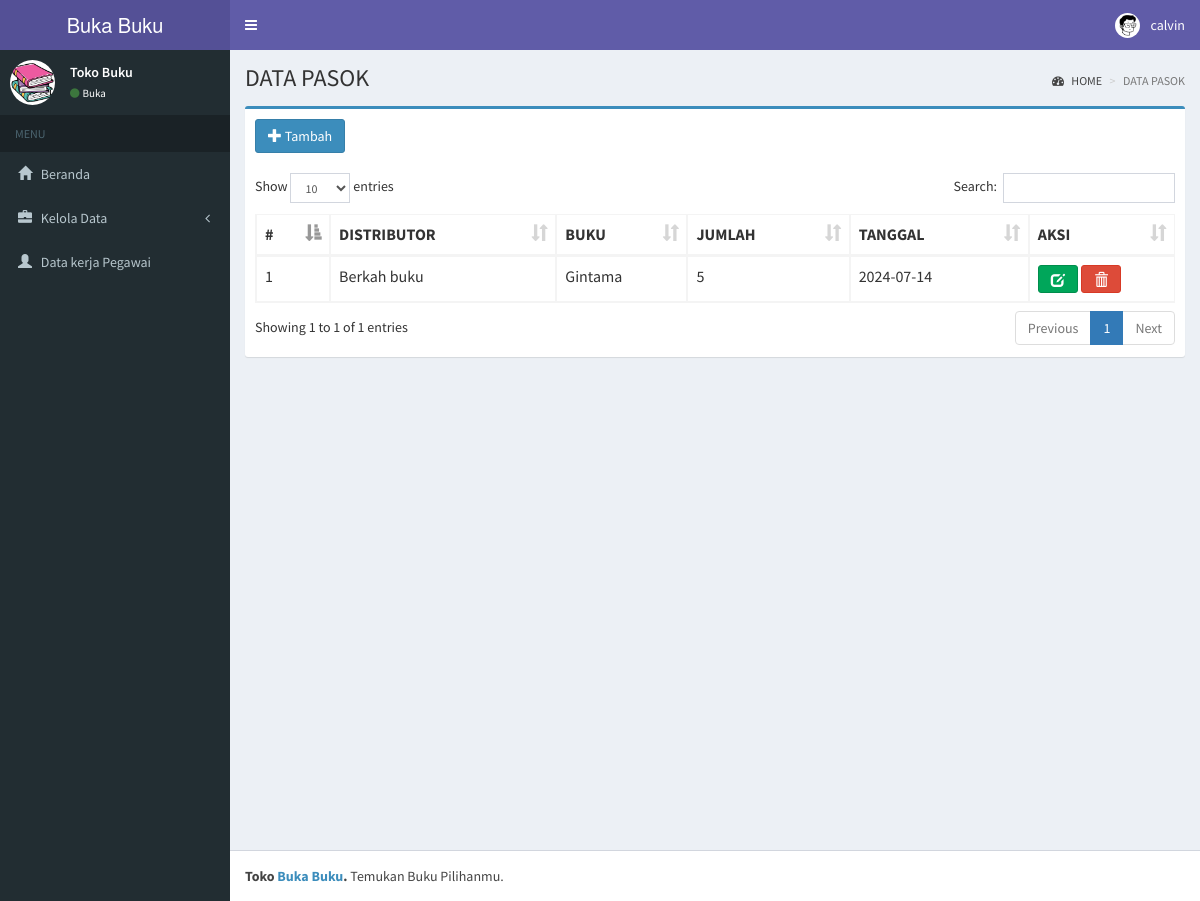
The page /index.php?page=data_pasok (signed in) on the database its author committed.
### tables this page shows
CREATE TABLE `kasir` (
  `id_kasir` int(11) NOT NULL,
  `nama` varchar(100) NOT NULL,
  `alamat` varchar(50) DEFAULT NULL,
  `telepon` int(11) DEFAULT NULL,
  `status` varchar(59) DEFAULT NULL,
  `username` varchar(10) NOT NULL,
  `password` varchar(100) NOT NULL,
  `level` enum('admin','pegawai','','') NOT NULL
);

CREATE TABLE `pasok` (
  `id_pasok` int(11) NOT NULL,
  `id_distributor` int(11) NOT NULL,
  `id_buku` int(11) DEFAULT NULL,
  `jumlah` varchar(50) NOT NULL,
  `tanggal` date NOT NULL
);

CREATE TABLE `distributor` (
  `id_distributor` int(11) NOT NULL,
  `nama_distributor` varchar(100) NOT NULL,
  `alamat` varchar(50) NOT NULL,
  `telepon` varchar(50) NOT NULL
);

CREATE TABLE `buku` (
  `id_buku` int(11) NOT NULL,
  `judul` varchar(50) NOT NULL,
  `noisbn` int(11) NOT NULL,
  `penulis` varchar(50) NOT NULL,
  `penerbit` varchar(50) NOT NULL,
  `tahun` int(11) NOT NULL,
  `stok` int(11) NOT NULL,
  `harga_pokok` int(11) NOT NULL,
  `harga_jual` int(11) NOT NULL,
  `gambar` blob DEFAULT NULL
);

### index.php (the view, shortened to what this page needs)
<?php
include "conf/conn.php";
if (isset($_SESSION['id_kasir']) == 0) {
  echo '<script>alert("Anda Harus Login Terlebih Dahulu !!!");
            window.location.href="pages/login.php"</script>';
} else {
  $id_kasir = $_SESSION['id_kasir'];
  $query = "SELECT nama, level FROM kasir WHERE id_kasir = '$id_kasir'";
  $result = mysqli_query($koneksi, $query);
  if ($result) {
    $user = mysqli_fetch_assoc($result);
    $nama = $user['nama'];
  } else {
    echo "Error fetching data: " . mysqli_error($conn);
  }
?>
  <link rel="stylesheet" href="plugins/datatables/dataTables.bootstrap.css">
  <!DOCTYPE html>
  <html>
  <head>
    <link rel="stylesheet" href="bootstrap/css/bootstrap.min.css">
    <link rel="stylesheet" href="https://cdnjs.cloudflare.com/ajax/libs/font-awesome/4.5.0/css/font-awesome.min.css">
    <link rel="stylesheet" href="https://cdnjs.cloudflare.com/ajax/libs/ionicons/2.0.1/css/ionicons.min.css">
    <link rel="stylesheet" href="dist/css/AdminLTE.min.css">
    <link rel="stylesheet" href="dist/css/skins/_all-skins.min.css">
    <link rel="stylesheet" href="plugins/iCheck/flat/blue.css">
    <link rel="stylesheet" href="plugins/morris/morris.css">
    <link rel="stylesheet" href="plugins/jvectormap/jquery-jvectormap-1.2.2.css">
    <link rel="stylesheet" href="plugins/datepicker/datepicker3.css">
    <link rel="stylesheet" href="plugins/daterangepicker/daterangepicker.css">
    <link rel="stylesheet" href="plugins/bootstrap-wysihtml5/bootstrap3-wysihtml5.min.css">
  </head>
  <body class="hold-transition skin-purple sidebar-mini">
    <div class="wrapper">
      <header class="main-header">
        <a href="index.php" class="logo">
          <span class="logo-lg">Buka Buku</span>
        </a>
        <nav class="navbar navbar-static-top skin-purple">
          <a href="#" class="sidebar-toggle" data-toggle="offcanvas" role="button">
          </a>
          <div class="navbar-custom-menu">
            <ul class="nav navbar-nav">
              <li class="dropdown user user-menu">
                <a href="#" class="dropdown-toggle" data-toggle="dropdown">
                  <img src="dist/img/face.jpeg" class="user-image" alt="User Image">
                  <span class="hidden-xs">
                    <?php echo $nama; ?>
                  </span>
                </a>
              </li>
            </ul>
          </div>
        </nav>
      </header>
      <aside class="main-sidebar">
        <section class="sidebar">
          <div class="user-panel">
            <div class="pull-left image">
              <img src="dist/img/buku.jpeg" class="img-circle" alt="User Image">
            </div>
            <div class="pull-left info">
              <p>Toko Buku</p>
              <a href="#"><i class="fa fa-circle text-success"></i>Buka</a>
            </div>
          </div>
          <ul class="sidebar-menu">
            <li class="header">MENU</li>
            <li class="treeview">
            <li><a href="index.php"><i class="glyphicon glyphicon-home"></i> <span>Beranda</span></a></li>
            </li>
            <?php if ($_SESSION['level'] == "admin"): ?>
              <li class="treeview">
                <a href="#">
                  <i class="glyphicon glyphicon-briefcase"></i> <span>Kelola Data</span>
                  <span class="pull-right-container">
                    <i class="fa fa-angle-left pull-right"></i>
                  </span>
                </a>
              </li>
              <li><a href="index.php?page=pemilik"><i class="glyphicon glyphicon-user"></i> <span>Data kerja
                    Pegawai</span></a></li>
            <?php endif; ?>
        </ul>
      </aside>
      <?php include("conf/page.php"); ?>
      <footer class="main-footer">
        <strong>Toko <a href="https://github.com/CalvinArdiansyah18">Buka Buku</a>.</strong> Temukan Buku Pilihanmu.
      </footer>
    </div>
  </body>
  </html>
<?php } ?>

### pages/pasok/data_pasok.php (shortened to what this page needs)
<div class="content-wrapper">
  <section class="content-header">
    <h1>
      DATA PASOK
    </h1>
    <ol class="breadcrumb">
      <li><a href="index.php"><i class="fa fa-dashboard"></i> HOME</a></li>
      <li class="active">DATA PASOK</li>
    </ol>
  </section>
  <section class="content">
    <div class="row">
      <div class="col-xs-12">
        <div class="box box-primary">
          <div class="box-header">
            <a href="index.php?page=tambah_pasok" class="btn btn-primary" role="button" title="Tambah Data"><i
                class="glyphicon glyphicon-plus"></i> Tambah</a>
          </div>
          <div class="box-body table-responsive">
            <table id="pasok" class="table table-bordered table-hover">
              <thead>
                <tr>
                  <th>#</th>
                  <th>DISTRIBUTOR</th>
                  <th>BUKU</th>
                  <th>JUMLAH</th>
                  <th>TANGGAL</th>
                  <th>AKSI</th>
                </tr>
              </thead>
              <tbody>
                <?php
                include "../toko_buku_ukk/conf/conn.php";
                $no = 0;
                $query = mysqli_query($koneksi, "SELECT pasok.*, distributor.*, buku.* FROM pasok
                INNER JOIN distributor ON pasok.id_distributor = distributor.id_distributor
                INNER JOIN buku ON pasok.id_buku = buku.id_buku order by pasok.id_pasok DESc")
                  or die(mysqli_error($koneksi));
                while ($row = mysqli_fetch_array($query)) {
                  ?>
                  <tr>
                    <td><?php echo $no = $no + 1; ?></td>
                    <td><?php echo $row['nama_distributor']; ?></td>
                    <td><?php echo $row['judul']; ?></td>
                    <td><?php echo $row['jumlah']; ?></td>
                    <td><?php echo $row['tanggal']; ?></td>
                    <td>
                      <a href="index.php?page=ubah_pasok&id=<?= $row['id_pasok']; ?>" class="btn btn-success"
                        role="button" title="Ubah Data"><i class="glyphicon glyphicon-edit"></i></a>
                      <a href="javascript:void(0);" class="btn btn-danger" role="button" title="Hapus Data"
                        onclick="hapusPasok(<?= $row['id_pasok']; ?>);"><i class="glyphicon glyphicon-trash"></i></a>
                    </td>
                  </tr>
                <?php } ?>
              </tbody>
            </table>
          </div>
        </div>
      </div>
    </div>
  </section>
</div>

### rows shown on the page
kasir: nama "calvin"
pasok: id_distributor.nama_distributor "Berkah buku", id_buku.judul "Gintama", jumlah "5", tanggal "2024-07-14"
